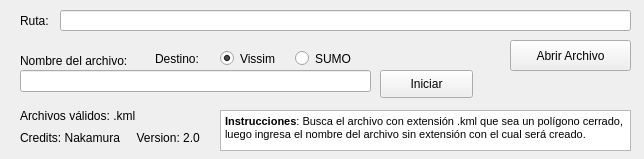
<?xml version="1.0" encoding="UTF-8"?>
<ui version="4.0">
 <class>MainWindow</class>
 <widget class="QMainWindow" name="MainWindow">
  <property name="geometry">
   <rect>
    <x>0</x>
    <y>0</y>
    <width>644</width>
    <height>159</height>
   </rect>
  </property>
  <property name="minimumSize">
   <size>
    <width>644</width>
    <height>159</height>
   </size>
  </property>
  <property name="maximumSize">
   <size>
    <width>644</width>
    <height>159</height>
   </size>
  </property>
  <property name="windowTitle">
   <string>Shape2Vissim</string>
  </property>
  <widget class="QWidget" name="centralwidget">
   <widget class="QPushButton" name="pushButton">
    <property name="geometry">
     <rect>
      <x>510</x>
      <y>40</y>
      <width>121</width>
      <height>31</height>
     </rect>
    </property>
    <property name="text">
     <string>Abrir Archivo</string>
    </property>
   </widget>
   <widget class="QLineEdit" name="lineEdit">
    <property name="geometry">
     <rect>
      <x>60</x>
      <y>10</y>
      <width>571</width>
      <height>21</height>
     </rect>
    </property>
   </widget>
   <widget class="QLabel" name="label">
    <property name="geometry">
     <rect>
      <x>20</x>
      <y>10</y>
      <width>41</width>
      <height>21</height>
     </rect>
    </property>
    <property name="text">
     <string>Ruta:</string>
    </property>
   </widget>
   <widget class="QLineEdit" name="lineEdit_2">
    <property name="geometry">
     <rect>
      <x>20</x>
      <y>70</y>
      <width>351</width>
      <height>22</height>
     </rect>
    </property>
   </widget>
   <widget class="QLabel" name="label_2">
    <property name="geometry">
     <rect>
      <x>20</x>
      <y>50</y>
      <width>121</width>
      <height>21</height>
     </rect>
    </property>
    <property name="text">
     <string>Nombre del archivo:</string>
    </property>
   </widget>
   <widget class="QLabel" name="label_software">
    <property name="geometry">
     <rect>
      <x>155</x>
      <y>48</y>
      <width>60</width>
      <height>21</height>
     </rect>
    </property>
    <property name="text">
     <string>Destino:</string>
    </property>
   </widget>
   <widget class="QRadioButton" name="radioButton_vissim">
    <property name="geometry">
     <rect>
      <x>220</x>
      <y>48</y>
      <width>70</width>
      <height>21</height>
     </rect>
    </property>
    <property name="text">
     <string>Vissim</string>
    </property>
    <property name="checked">
     <bool>true</bool>
    </property>
   </widget>
   <widget class="QRadioButton" name="radioButton_sumo">
    <property name="geometry">
     <rect>
      <x>295</x>
      <y>48</y>
      <width>70</width>
      <height>21</height>
     </rect>
    </property>
    <property name="text">
     <string>SUMO</string>
    </property>
   </widget>
   <widget class="QLabel" name="label_3">
    <property name="geometry">
     <rect>
      <x>20</x>
      <y>100</y>
      <width>131</width>
      <height>31</height>
     </rect>
    </property>
    <property name="text">
     <string>Archivos válidos: .kml</string>
    </property>
   </widget>
   <widget class="QLabel" name="label_5">
    <property name="geometry">
     <rect>
      <x>20</x>
      <y>130</y>
      <width>231</width>
      <height>16</height>
     </rect>
    </property>
    <property name="text">
     <string>Credits: Nakamura     Version: 2.0</string>
    </property>
   </widget>
   <widget class="QPushButton" name="pushButton_2">
    <property name="geometry">
     <rect>
      <x>380</x>
      <y>70</y>
      <width>93</width>
      <height>28</height>
     </rect>
    </property>
    <property name="text">
     <string>Iniciar</string>
    </property>
   </widget>
   <widget class="QLabel" name="label_7">
    <property name="geometry">
     <rect>
      <x>480</x>
      <y>70</y>
      <width>121</width>
      <height>21</height>
     </rect>
    </property>
    <property name="text">
     <string/>
    </property>
   </widget>
   <widget class="QTextBrowser" name="textBrowser">
    <property name="geometry">
     <rect>
      <x>220</x>
      <y>110</y>
      <width>411</width>
      <height>41</height>
     </rect>
    </property>
    <property name="html">
     <string>&lt;!DOCTYPE HTML PUBLIC &quot;-//W3C//DTD HTML 4.0//EN&quot; &quot;http://www.w3.org/TR/REC-html40/strict.dtd&quot;&gt;
&lt;html&gt;&lt;head&gt;&lt;meta name=&quot;qrichtext&quot; content=&quot;1&quot; /&gt;&lt;style type=&quot;text/css&quot;&gt;
p, li { white-space: pre-wrap; }
&lt;/style&gt;&lt;/head&gt;&lt;body style=&quot; font-family:'MS Shell Dlg 2'; font-size:8.25pt; font-weight:400; font-style:normal;&quot;&gt;
&lt;p style=&quot; margin-top:0px; margin-bottom:0px; margin-left:0px; margin-right:0px; -qt-block-indent:0; text-indent:0px;&quot;&gt;&lt;span style=&quot; font-weight:600;&quot;&gt;Instrucciones&lt;/span&gt;: Busca el archivo con extensión .kml que sea un polígono cerrado, luego ingresa el nombre del archivo sin extensión con el cual será creado.&lt;/p&gt;&lt;/body&gt;&lt;/html&gt;</string>
    </property>
   </widget>
  </widget>
 </widget>
 <resources/>
 <connections/>
</ui>
